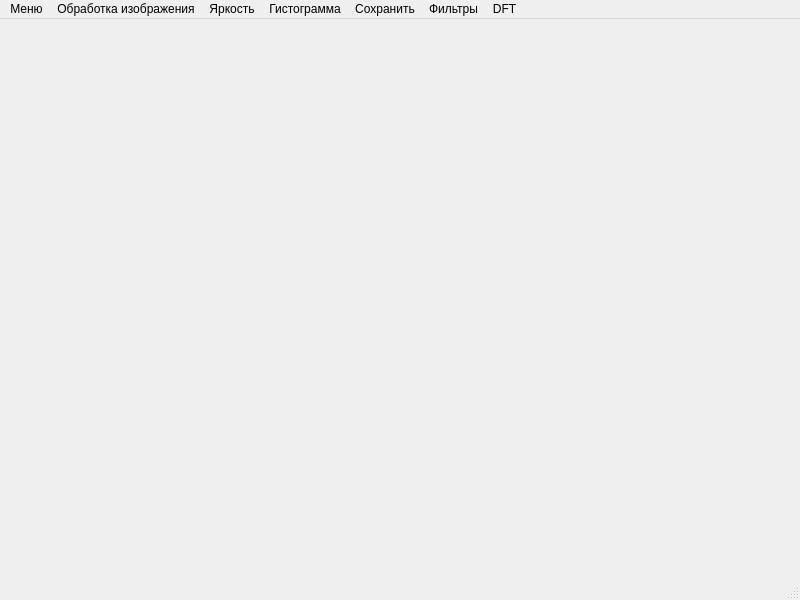
<?xml version="1.0" encoding="UTF-8"?>
<ui version="4.0">
 <class>MainWindow</class>
 <widget class="QMainWindow" name="MainWindow">
  <property name="geometry">
   <rect>
    <x>0</x>
    <y>0</y>
    <width>800</width>
    <height>600</height>
   </rect>
  </property>
  <property name="windowTitle">
   <string>MainWindow</string>
  </property>
  <widget class="QWidget" name="centralwidget"/>
  <widget class="QMenuBar" name="menubar">
   <property name="geometry">
    <rect>
     <x>0</x>
     <y>0</y>
     <width>800</width>
     <height>24</height>
    </rect>
   </property>
   <widget class="QMenu" name="menu">
    <property name="title">
     <string>Меню</string>
    </property>
    <addaction name="autor"/>
    <addaction name="about"/>
   </widget>
   <widget class="QMenu" name="menu_2">
    <property name="title">
     <string>Обработка изображения</string>
    </property>
    <addaction name="blackwhite"/>
    <addaction name="inversion"/>
    <addaction name="porog_1"/>
    <addaction name="porog_2"/>
   </widget>
   <widget class="QMenu" name="menu_3">
    <property name="title">
     <string>Яркость</string>
    </property>
    <addaction name="porog"/>
    <addaction name="logorifm"/>
    <addaction name="piecewise_linear"/>
    <addaction name="power"/>
   </widget>
   <widget class="QMenu" name="menu_4">
    <property name="title">
     <string>Гистограмма</string>
    </property>
    <addaction name="equalization"/>
    <addaction name="normal"/>
   </widget>
   <widget class="QMenu" name="menu_5">
    <property name="title">
     <string>Сохранить</string>
    </property>
   </widget>
   <widget class="QMenu" name="menu_6">
    <property name="title">
     <string>Фильтры</string>
    </property>
    <addaction name="averaged"/>
    <addaction name="median"/>
    <addaction name="Gaus"/>
    <addaction name="Loplassian"/>
    <addaction name="Derivatives_x"/>
    <addaction name="Sobel_x"/>
    <addaction name="Shahuro"/>
    <addaction name="Derivatives_y"/>
    <addaction name="Sobel_y"/>
   </widget>
   <widget class="QMenu" name="menudft">
    <property name="title">
     <string>DFT</string>
    </property>
    <addaction name="dft"/>
   </widget>
   <addaction name="menu"/>
   <addaction name="menu_2"/>
   <addaction name="menu_3"/>
   <addaction name="menu_4"/>
   <addaction name="menu_5"/>
   <addaction name="menu_6"/>
   <addaction name="menudft"/>
  </widget>
  <widget class="QStatusBar" name="statusbar"/>
  <action name="autor">
   <property name="text">
    <string>Автор</string>
   </property>
  </action>
  <action name="about">
   <property name="text">
    <string>О программе</string>
   </property>
  </action>
  <action name="blackwhite">
   <property name="text">
    <string>Черно-Белое</string>
   </property>
  </action>
  <action name="inversion">
   <property name="text">
    <string>Инверсия</string>
   </property>
  </action>
  <action name="porog">
   <property name="text">
    <string>Пороговое</string>
   </property>
  </action>
  <action name="logorifm">
   <property name="text">
    <string>Логорифмическое</string>
   </property>
  </action>
  <action name="piecewise_linear">
   <property name="text">
    <string>Кусочно-Линейное</string>
   </property>
  </action>
  <action name="power">
   <property name="text">
    <string>Степенное</string>
   </property>
  </action>
  <action name="equalization">
   <property name="text">
    <string>Эквализация</string>
   </property>
  </action>
  <action name="normal">
   <property name="text">
    <string>Нормальная</string>
   </property>
  </action>
  <action name="porog_1">
   <property name="text">
    <string> Пороговая_1</string>
   </property>
  </action>
  <action name="porog_2">
   <property name="text">
    <string>Пороговая_2</string>
   </property>
  </action>
  <action name="dft">
   <property name="text">
    <string>DFT</string>
   </property>
  </action>
  <action name="averaged">
   <property name="text">
    <string>Усредненный</string>
   </property>
  </action>
  <action name="median">
   <property name="text">
    <string>Медианный</string>
   </property>
  </action>
  <action name="Gaus">
   <property name="text">
    <string>Гаус</string>
   </property>
  </action>
  <action name="Loplassian">
   <property name="text">
    <string>Лопласиан</string>
   </property>
  </action>
  <action name="Derivatives_x">
   <property name="text">
    <string>Производные_x</string>
   </property>
  </action>
  <action name="Sobel_x">
   <property name="text">
    <string>Собел_x</string>
   </property>
  </action>
  <action name="Shahuro">
   <property name="text">
    <string>Шахуро</string>
   </property>
  </action>
  <action name="Derivatives_y">
   <property name="text">
    <string>Производные_y</string>
   </property>
  </action>
  <action name="Sobel_y">
   <property name="text">
    <string>Собел_y</string>
   </property>
  </action>
 </widget>
 <resources/>
 <connections/>
</ui>
